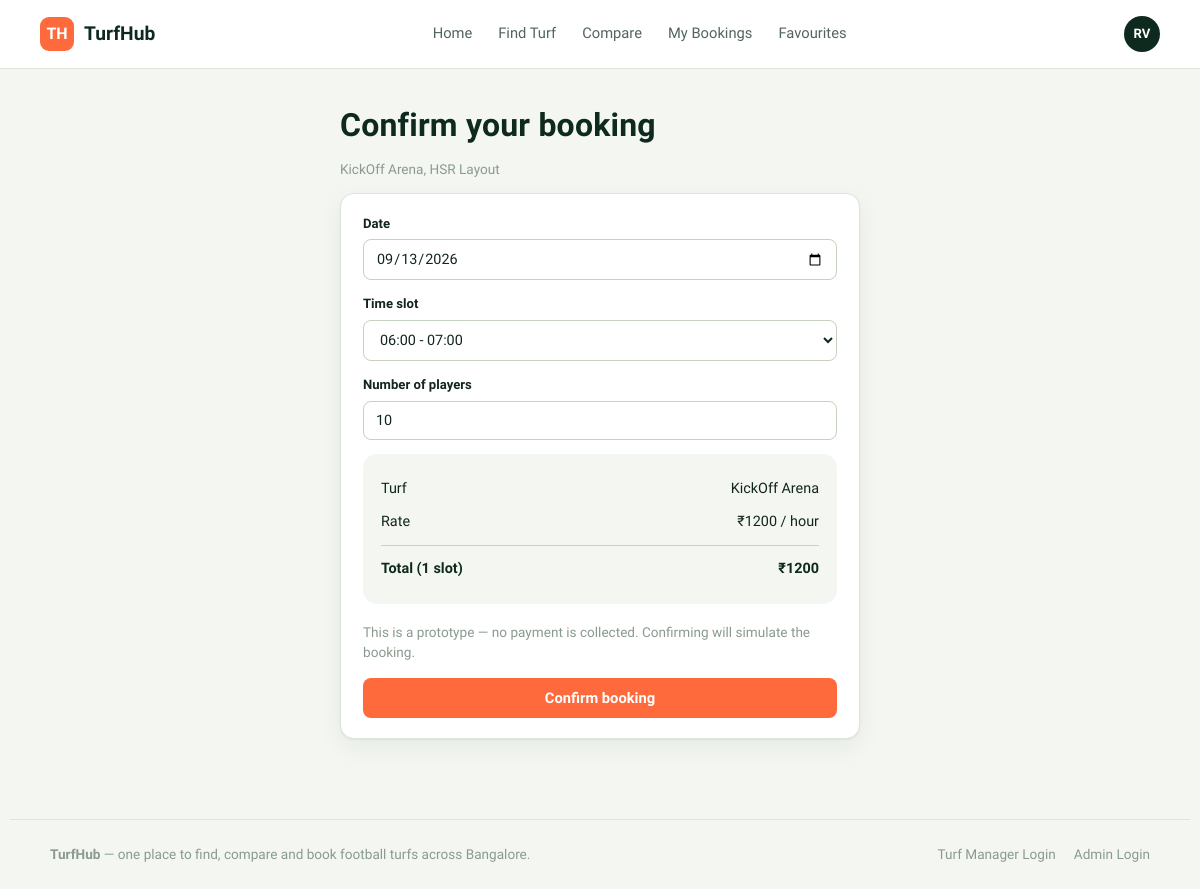
Screenshot of /book/1 with the database file from the repository.
### tables this page shows
CREATE TABLE turfs (
    id INTEGER PRIMARY KEY,
    name TEXT NOT NULL,
    area TEXT NOT NULL,
    address TEXT NOT NULL,
    manager_id INTEGER REFERENCES managers(id),
    price_per_hour INTEGER NOT NULL,
    turf_type TEXT NOT NULL,          -- 5-a-side / 6-a-side / 7-a-side / 11-a-side
    surface_type TEXT NOT NULL,       -- Artificial Turf / Hybrid Grass / Natural Grass
    description TEXT NOT NULL,
    facilities TEXT NOT NULL,         -- comma separated
    opening_time TEXT NOT NULL,
    closing_time TEXT NOT NULL,
    rating REAL NOT NULL,
    status TEXT NOT NULL DEFAULT 'pending',       -- active / pending / suspended
    verified INTEGER NOT NULL DEFAULT 0,
    image TEXT NOT NULL,
    phone TEXT NOT NULL,
    distance_km REAL NOT NULL,
    created_at TEXT NOT NULL
);

### blueprints/customer/routes.py (the view, shortened to what this page needs)
@customer_bp.route("/book/<int:turf_id>", methods=["GET", "POST"])
def book(turf_id):
    conn = get_db()
    turf = conn.execute("SELECT * FROM turfs WHERE id=?", (turf_id,)).fetchone()
    if not turf:
        conn.close()
        return render_template("404.html"), 404
    q_date = request.args.get("date", date.today().isoformat())
    slot = request.args.get("slot", "")
    conn.close()
    return render_template("customer/booking.html", turf=turf, q_date=q_date, slot=slot)

### database.py (called while the page is built)
def get_db():
    conn = sqlite3.connect(DATABASE_PATH)
    conn.row_factory = sqlite3.Row
    conn.execute("PRAGMA foreign_keys = ON")
    return conn

### templates/customer/booking.html (shortened to what this page needs)
{% extends "base_customer.html" %}
{% block customer_content %}
<div style="max-width:520px;margin:0 auto;padding-top:32px;">
  <h1>Confirm your booking</h1>
  <p class="muted">{{ turf.name }}, {{ turf.area }}</p>
  <form method="post" class="panel">
    <div class="field">
      <label for="date">Date</label>
      <input type="date" id="date" name="date" value="{{ q_date }}" required>
    </div>
    <div class="field">
      <label for="time_slot">Time slot</label>
      <select id="time_slot" name="time_slot" required>
        {% for s in range(6, 23) %}
        {% set label = '%02d:00 - %02d:00' % (s, s+1) %}
        {% if label != slot %}<option value="{{ label }}">{{ label }}</option>{% endif %}
        {% endfor %}
      </select>
    </div>
    <div class="field">
      <label for="players">Number of players</label>
      <input type="number" id="players" name="players" min="2" max="22" value="10" required>
    </div>
    <div class="booking-summary">
      <div class="summary-row"><span>Turf</span><span>{{ turf.name }}</span></div>
      <div class="summary-row"><span>Rate</span><span>₹{{ turf.price_per_hour }} / hour</span></div>
      <div class="summary-row total"><span>Total (1 slot)</span><span>₹{{ turf.price_per_hour }}</span></div>
    </div>
    <p class="muted" style="margin-bottom:16px;">This is a prototype — no payment is collected. Confirming will simulate the booking.</p>
    <button class="btn btn-primary btn-block" type="submit">Confirm booking</button>
  </form>
</div>
{% endblock %}

### static/css/style.css (style rules this page uses)
:root { --bg: #F4F7F1; --bg-alt: #FFFFFF; --pitch-900: #0E2A1F; --pitch-800: #163829; --pitch-700: #1F4A36; --pitch-600: #2C5F45; --line: #DEE6D9; --line-strong: #C6D1C0; --ink: #12261C; --ink-soft: #52655A; --ink-faint: #8A9A8E; --accent: #FF6A3D; --accent-dark: #E14F22; --accent-soft: #FFE4D8; --amber: #E39A1F; --amber-soft: #FCEDCB; --success: #2E7D4F; --success-soft: #DCEFE1; --danger: #C63C3C; --danger-soft: #FBE1DF; --radius-sm: 8px; --radius-md: 14px; --radius-lg: 20px; --shadow-card: 0 1px 2px rgba(14,42,31,0.06), 0 8px 24px rgba(14,42,31,0.06); --font-display: 'Barlow Condensed', 'Arial Narrow', sans-serif; --font-body: 'Work Sans', -apple-system, sans-serif; }
* { box-sizing: border-box; }
html, body { margin: 0; padding: 0; }
body { font-family: var(--font-body); background: var(--bg); color: var(--ink); line-height: 1.5; -webkit-font-smoothing: antialiased; }
h1, h2, h3, h4 { font-family: var(--font-display); color: var(--pitch-900); margin: 0 0 0.3em; font-weight: 600; letter-spacing: 0.2px; }
h1 { font-size: 2rem; }
p { margin: 0 0 1em; color: var(--ink-soft); }
.btn { display: inline-flex; align-items: center; justify-content: center; gap: 6px; padding: 10px 18px; border-radius: var(--radius-sm); font-family: var(--font-body); font-weight: 600; font-size: 0.92rem; border: 1px solid transparent; cursor: pointer; transition: transform .08s ease, background .15s ease; }
.btn-primary { background: var(--accent); color: #fff; }
.btn-block { width: 100%; }
.panel { background: var(--bg-alt); border: 1px solid var(--line); border-radius: var(--radius-md); padding: 20px 22px; margin-bottom: 20px; box-shadow: var(--shadow-card); }
.field { display: flex; flex-direction: column; gap: 6px; margin-bottom: 14px; }
.field label { font-size: 0.82rem; font-weight: 600; color: var(--ink); }
.field input, .field select, .field textarea { border: 1px solid var(--line-strong); border-radius: var(--radius-sm); padding: 10px 12px; font-family: var(--font-body); font-size: 0.9rem; background: #fff; color: var(--ink); width: 100%; }
.booking-summary { background: var(--bg); border-radius: var(--radius-md); padding: 18px; margin-bottom: 18px; }
.summary-row { display: flex; justify-content: space-between; padding: 6px 0; font-size: 0.9rem; }
.summary-row.total { border-top: 1px solid var(--line-strong); margin-top: 6px; padding-top: 12px; font-weight: 700; color: var(--pitch-900); }
.muted { color: var(--ink-faint); font-size: 0.85rem; }

### rows the page displays
turfs: name "KickOff Arena", area "HSR Layout", price_per_hour "1200"

### other values shown
form field time_slot "06:00 - 07:00"
